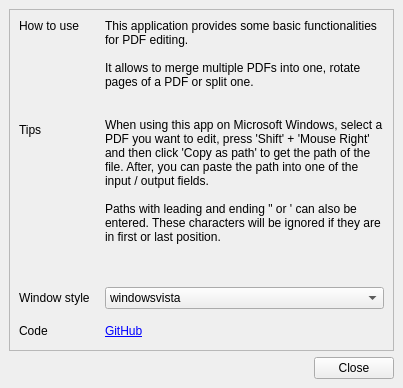
<?xml version="1.0" encoding="UTF-8"?>
<ui version="4.0">
 <class>MainWindow</class>
 <widget class="QMainWindow" name="MainWindow">
  <property name="geometry">
   <rect>
    <x>0</x>
    <y>0</y>
    <width>403</width>
    <height>388</height>
   </rect>
  </property>
  <property name="minimumSize">
   <size>
    <width>403</width>
    <height>388</height>
   </size>
  </property>
  <property name="windowTitle">
   <string>Settings</string>
  </property>
  <widget class="QWidget" name="centralwidget">
   <layout class="QVBoxLayout" name="verticalLayout">
    <property name="leftMargin">
     <number>9</number>
    </property>
    <property name="topMargin">
     <number>9</number>
    </property>
    <property name="rightMargin">
     <number>9</number>
    </property>
    <property name="bottomMargin">
     <number>9</number>
    </property>
    <item>
     <widget class="QFrame" name="frame">
      <property name="frameShape">
       <enum>QFrame::StyledPanel</enum>
      </property>
      <property name="frameShadow">
       <enum>QFrame::Raised</enum>
      </property>
      <layout class="QFormLayout" name="formLayout">
       <property name="horizontalSpacing">
        <number>15</number>
       </property>
       <property name="verticalSpacing">
        <number>15</number>
       </property>
       <item row="0" column="0">
        <widget class="QLabel" name="label">
         <property name="sizePolicy">
          <sizepolicy hsizetype="Preferred" vsizetype="Fixed">
           <horstretch>0</horstretch>
           <verstretch>0</verstretch>
          </sizepolicy>
         </property>
         <property name="text">
          <string>How to use</string>
         </property>
        </widget>
       </item>
       <item row="2" column="0">
        <widget class="QLabel" name="label_4">
         <property name="text">
          <string>Window style</string>
         </property>
        </widget>
       </item>
       <item row="2" column="1">
        <widget class="QComboBox" name="comboBox_window_style">
         <item>
          <property name="text">
           <string>windowsvista</string>
          </property>
         </item>
         <item>
          <property name="text">
           <string>Windows</string>
          </property>
         </item>
         <item>
          <property name="text">
           <string>Fusion</string>
          </property>
         </item>
        </widget>
       </item>
       <item row="3" column="0">
        <widget class="QLabel" name="label_3">
         <property name="sizePolicy">
          <sizepolicy hsizetype="Preferred" vsizetype="Fixed">
           <horstretch>0</horstretch>
           <verstretch>0</verstretch>
          </sizepolicy>
         </property>
         <property name="text">
          <string>Code</string>
         </property>
        </widget>
       </item>
       <item row="3" column="1">
        <widget class="QLabel" name="label_2">
         <property name="sizePolicy">
          <sizepolicy hsizetype="Preferred" vsizetype="Fixed">
           <horstretch>0</horstretch>
           <verstretch>0</verstretch>
          </sizepolicy>
         </property>
         <property name="text">
          <string>&lt;html&gt;&lt;head/&gt;&lt;body&gt;&lt;p&gt;&lt;a href=&quot;https://github.com/tobitoast4/PdfManager&quot;&gt;&lt;span style=&quot; text-decoration: underline; color:#0000ff;&quot;&gt;GitHub&lt;/span&gt;&lt;/a&gt;&lt;/p&gt;&lt;/body&gt;&lt;/html&gt;</string>
         </property>
         <property name="openExternalLinks">
          <bool>true</bool>
         </property>
        </widget>
       </item>
       <item row="0" column="1">
        <widget class="QLabel" name="label_5">
         <property name="enabled">
          <bool>true</bool>
         </property>
         <property name="text">
          <string>This application provides some basic functionalities for PDF editing. 

It allows to merge multiple PDFs into one, rotate pages of a PDF or split one.
</string>
         </property>
         <property name="wordWrap">
          <bool>true</bool>
         </property>
        </widget>
       </item>
       <item row="1" column="0">
        <widget class="QLabel" name="label_6">
         <property name="text">
          <string>Tips</string>
         </property>
        </widget>
       </item>
       <item row="1" column="1">
        <widget class="QLabel" name="label_7">
         <property name="enabled">
          <bool>true</bool>
         </property>
         <property name="text">
          <string>When using this app on Microsoft Windows, select a PDF you want to edit, press 'Shift' + 'Mouse Right' and then click 'Copy as path' to get the path of the file. After, you can paste the path into one of the input / output fields. 

Paths with leading and ending &quot; or ' can also be entered. These characters will be ignored if they are in first or last position. 

</string>
         </property>
         <property name="wordWrap">
          <bool>true</bool>
         </property>
        </widget>
       </item>
      </layout>
     </widget>
    </item>
    <item>
     <widget class="QWidget" name="widget_2" native="true">
      <property name="sizePolicy">
       <sizepolicy hsizetype="Preferred" vsizetype="Fixed">
        <horstretch>0</horstretch>
        <verstretch>0</verstretch>
       </sizepolicy>
      </property>
      <layout class="QHBoxLayout" name="horizontalLayout">
       <property name="leftMargin">
        <number>0</number>
       </property>
       <property name="topMargin">
        <number>0</number>
       </property>
       <property name="rightMargin">
        <number>0</number>
       </property>
       <property name="bottomMargin">
        <number>0</number>
       </property>
       <item>
        <widget class="QWidget" name="widget_3" native="true"/>
       </item>
       <item>
        <widget class="QWidget" name="widget_4" native="true">
         <property name="sizePolicy">
          <sizepolicy hsizetype="Fixed" vsizetype="Preferred">
           <horstretch>0</horstretch>
           <verstretch>0</verstretch>
          </sizepolicy>
         </property>
         <layout class="QHBoxLayout" name="horizontalLayout_2">
          <property name="leftMargin">
           <number>0</number>
          </property>
          <property name="topMargin">
           <number>0</number>
          </property>
          <property name="rightMargin">
           <number>0</number>
          </property>
          <property name="bottomMargin">
           <number>0</number>
          </property>
          <item>
           <widget class="QPushButton" name="pushButton_close">
            <property name="text">
             <string>Close</string>
            </property>
           </widget>
          </item>
         </layout>
        </widget>
       </item>
      </layout>
     </widget>
    </item>
   </layout>
  </widget>
 </widget>
 <resources/>
 <connections/>
</ui>
